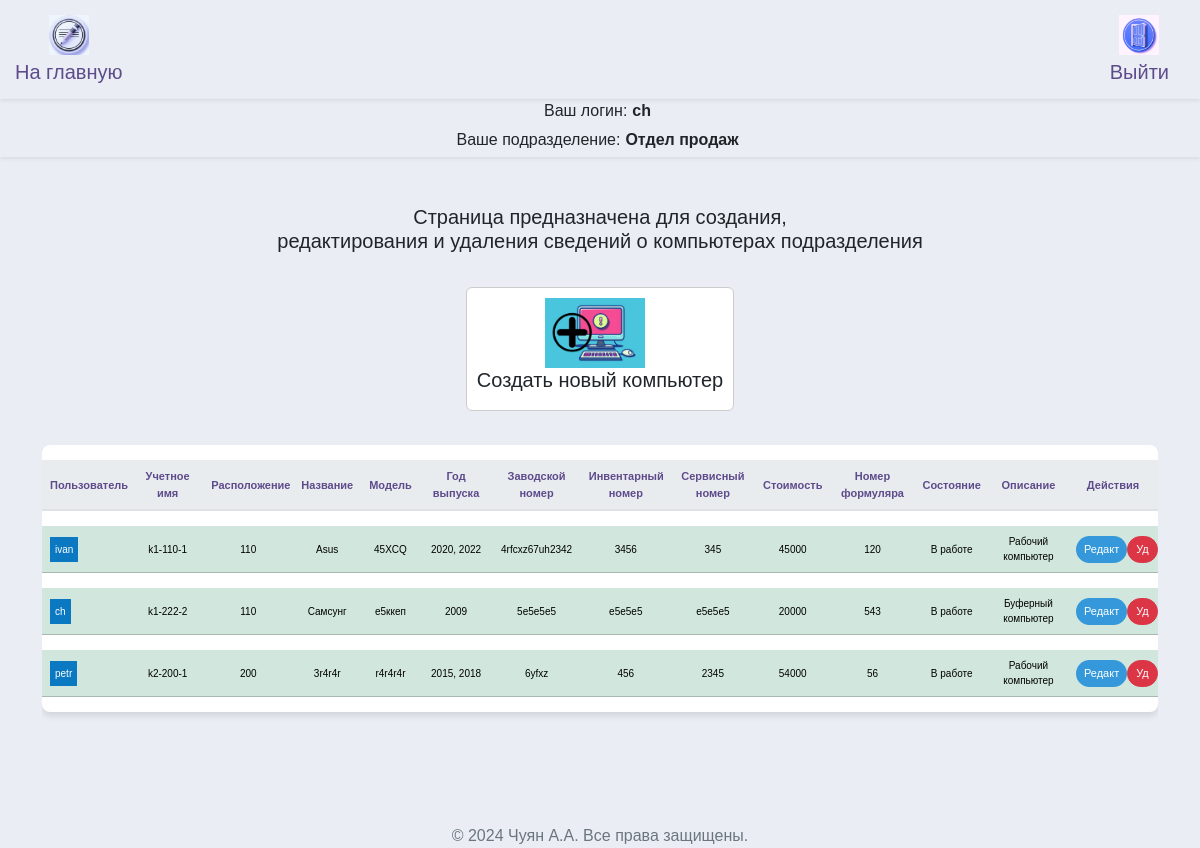
Screenshot of /arms (signed in) with the database file from the repository.
### src/database/models.py (models this page shows, shortened)
class Worker(Base):
    __tablename__ = "worker"
    id = Column(Integer, primary_key=True)
    role = Column(Enum(Role), default=Role.guest)
    fio = Column(String)
    name = Column(String, unique=True)
    password = Column(String)
    department = Column(String)
    position = Column(String)
    description = Column(String, default=None)
    conn_worker_arm = relationship(
        "Arm", back_populates="conn_arm_worker"
    )

class Arm(Base):
    __tablename__ = "arm"
    id = Column(Integer, primary_key=True)
    title = Column(String, unique=True)
    department_arm = Column(String)
    location = Column(String)
    name = Column(String)
    model = Column(String)
    release = Column(String)
    num_serial = Column(String)
    num_invent = Column(String)
    num_service = Column(String)
    price = Column(String)
    formular = Column(String)
    state = Column(String)
    description = Column(String, default=None)
    description2 = Column(String, default=None)
    description3 = Column(String, default=None)
    id_worker = Column(Integer, ForeignKey("worker.id"), default=1)
    conn_arm_worker = relationship(
        "Worker", back_populates="conn_worker_arm"
    )

### src/frontend/router.py (the view)
@router.get("/arms")
async def get_arms(
    request: Request,
    worker: Worker = Depends(get_worker_or_redirect),
    session: AsyncSession = Depends(get_session),
):
    data = await CRUDArm.get_all_arm_sorted(session)
    data_worker = await CRUDWorker.get_all(session)
    return templates.TemplateResponse(
        "arms/index.html",
        {"request": request, "worker": worker, "data": data, "data_worker": data_worker},
    )

### src/frontend/template/arms/index.html (shortened to what this page needs)
{% extends "base/base.html" %}
{% block content %}
<head>
</head>
<h5 class="mb-4" style="margin-bottom: 60px; text-align: center;">Страница предназначена для создания,<br> редактирования и удаления сведений о компьютерах подразделения</h5>
<div class="d-flex flex-wrap justify-content-center align-items-center">
  <a class="nav-link " href="#" data-bs-toggle="modal" data-bs-target="#modalCreateArm" data-bs-department-arm= "{{worker.department}}" style="text-decoration: none;" >
    <div class="d-flex align-items-center card" style="margin: 10px; border: 1px solid #ccc; padding: 10px; display: flex; justify-content: center;">
      <img src="../frontend/assets/img/icon_create_arm.jpg" alt="..." style="width: 100px; height: auto; margin-right: 10px;">
      <div>
        <h5 class="card-title" style="text-align: center;">Создать новый компьютер</h5>
      </div>
    </div>
  </a>
</div>
<div class="row">
  <div class="col-12">
    <div class="table-responsive">
      <table class="table table-hover table-shadow table-rounded">
        <thead>
          <tr>
            <th scope="col" >Пользователь</th>
            <th scope="col" >Учетное имя</th>
            <th scope="col" >Расположение</th>
            <th scope="col" >Название</th>
            <th scope="col" >Модель</th>
            <th scope="col" >Год выпуска</th>
            <th scope="col" >Заводской номер</th>
            <th scope="col" >Инвентарный номер</th>
            <th scope="col" >Сервисный номер</th>
            <th scope="col" >Стоимость</th>
            <th scope="col" >Номер формуляра</th>
            <th scope="col" >Состояние</th>
            <th scope="col" >Описание</th>
            <th scope="col" >Действия</th>
          </tr>
        </thead>
        <tbody class="text-center">
          {% for tuple in data %}
            {% set object = tuple %}
              {% if object.department_arm == worker.department %}
                {% for tuple2 in data_worker %}
                  {% if tuple2.id == object.id_worker %}
                    {% set varUserName = tuple2.name %}
                    {% set varUserId = tuple2.id %}
                    <tr class="table-success">
                      <td>
                        <div style="display: flex;">
                          <span style="padding: 5px;
                            {% if varUserName == 'Нет пользователя' %}
                              background-color: #ff0000;
                            {% else %}
                              background-color: #0b79c2;
                            {% endif %}
                            color: white;">
                            {{varUserName}}
                          </span>
                        </div>
                      </td>
                      <td>{{ object.title }}</td>
                      <td>{{ object.location }}</td>
                      <td>{{ object.name }}</td>
                      <td>{{ object.model }}</td>
                      <td>{{ object.release }}</td>
                      <td>{{ object.num_serial }}</td>
                      <td>{{ object.num_invent }}</td>
                      <td>{{ object.num_service }}</td>
                      <td>{{ object.price }}</td>
                      <td>{{ object.formular }}</td>
                      <td>{{ object.state }}</td>
                      <td>{{ object.description }}</td>
                      <td>
                        <div style="display: flex;">
                          <button type="button" class="btn btn-primary btn-sm" style="background-color: #3498db; color: white; font-size: 11px;"
                            data-bs-toggle="modal"
                            data-bs-target="#modalUpdate"
                            data-bs-id="{{object.id}}"
                            data-bs-user="{{varUserName}}"
                            data-bs-title="{{object.title}}"
                            data-bs-location="{{object.location}}"
                            data-bs-name="{{object.name}}"
                            data-bs-model="{{object.model}}"
                            data-bs-release="{{object.release}}"
                            data-bs-num_serial="{{object.num_serial}}"
                            data-bs-num_invent="{{object.num_invent}}"
                            data-bs-num_service="{{object.num_service}}"
                            data-bs-price="{{object.price}}"
                            data-bs-formular="{{object.formular}}"
                            data-bs-state="{{object.state}}"
                            data-bs-description="{{object.description}}"
                            data-bs-workerdepartment= "{{worker.department}}"
                            data-bs-user_id="{{varUserId}}"
                            console.log(data-bs-user)
                            >
                            Редакт
                          </button>
                          <button type="button" class="btn btn-danger btn-sm" style="color: white; font-size: 11px;"
                            onclick="deleteArm('{{ object.id }}')">
                            Уд
                          </button>
                        </div>
                      </td>
                    </tr>
                {% endif %}
              {% endfor %}
            {% endif %}
          {% endfor %}
        </tbody>
      </table>
    </div>
  </div>
</div>
{% endblock %}

### src/frontend/template/base/info.html (shortened to what this page needs)
<nav class="info navbar-expand-lg navbar-light shadow-sm">
  <div class="user-info">
    <div class="d-flex align-items-center">
      <span class="label">Ваш логин:</span>
      <span class="value">{{ worker.name }}</span>
    </div>
    <div class="d-flex align-items-center">
      <span class="label">Ваше подразделение:</span>
      <span class="value">{{ worker.department }}</span>
    </div>
  </div>
</nav>

### src/frontend/assets/css/base.css (style rules this page uses)
body { margin: 0; font-family: 'Nunito Sans', Arial, sans-serif; background-color: #eaeef4; }
.navbar-brand, .nav-link { color: #5e4b8b !important; }
.nav-link { margin: 0 10px; border-radius: 20px; transition: background-color 0.3s, color 0.3s; }
.table { background-color: #ffffff; color: #5e4b8b; border-collapse: separate; border-spacing: 0 15px; }
.table th, .table td { border-top: none !important; vertical-align: middle; }
.table thead th { background-color: #e9ecef; color: #5e4b8b; border-bottom: 2px solid #dee2e6; }
.table .btn, .table a { color: #7e57c2; transition: color 0.3s; }
.table td { padding: .5rem; }
.table-rounded { border-radius: .5rem; overflow: hidden; }
.table-shadow { box-shadow: 0 4px 6px rgba(0, 0, 0, 0.1); }
.btn { border-radius: 20px; }
.btn-primary { background-color: #8e44b0; border: none; color: #ffffff; transition: background-color 0.3s, color 0.3s, box-shadow 0.3s; }

### src/frontend/template/base/nav.html (style rules this page uses)
.user-info { text-align: center; display: flex; flex-direction: column; align-items: center; }

### src/frontend/template/base/info.html (style rules this page uses)
body, html { margin: 0; padding: 0; width: 100%; height: 100%; }
.user-info { text-align: center; display: flex; flex-direction: column; align-items: center; }
.user-info .label, .user-info .value { display: inline-block; width: auto; margin-right: 5px; max-width: 250px; margin-bottom: 5px; }
.user-info .value { font-weight: bold; }

### src/frontend/template/arms/index.html (style rules this page uses)
table { font-family: Arial, sans-serif; }
.table th, .table td { max-width: 90px; }
td { font-size: 10px; }
th { text-align: center; font-size: 11px; }

### rows the page displays
Worker: name "ch", department "Отдел продаж"
Arm: title "k1-110-1", location "110", name "Asus", model "45XCQ", release "2020, 2022", num_serial "4rfcxz67uh2342", num_invent "3456", num_service "345", price "45000", formular "120", state "В работе", description "Рабочий компьютер"
Worker: name "ivan"
Arm: title "k1-222-2", location "110", name "Самсунг", model "е5ккеп", release "2009", num_serial "5е5е5е5", num_invent "е5е5е5", num_service "е5е5е5", price "20000", formular "543", state "В работе", description "Буферный компьютер"
Arm: title "k2-200-1", location "200", name "3r4r4r", model "r4r4r4r", release "2015, 2018", num_serial "6yfxz", num_invent "456", num_service "2345", price "54000", formular "56", state "В работе", description "Рабочий компьютер"
Worker: name "petr"
